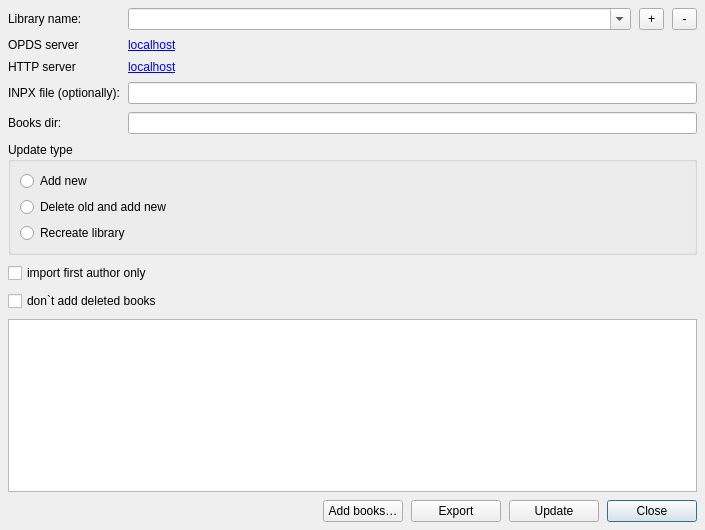
<?xml version="1.0" encoding="UTF-8"?>
<ui version="4.0">
 <class>LibrariesDlg</class>
 <widget class="QDialog" name="LibrariesDlg">
  <property name="windowModality">
   <enum>Qt::WindowModal</enum>
  </property>
  <property name="geometry">
   <rect>
    <x>0</x>
    <y>0</y>
    <width>705</width>
    <height>530</height>
   </rect>
  </property>
  <property name="windowTitle">
   <string>Add/Edit library</string>
  </property>
  <property name="modal">
   <bool>true</bool>
  </property>
  <layout class="QVBoxLayout" name="verticalLayout">
   <property name="spacing">
    <number>8</number>
   </property>
   <property name="leftMargin">
    <number>8</number>
   </property>
   <property name="topMargin">
    <number>8</number>
   </property>
   <property name="rightMargin">
    <number>8</number>
   </property>
   <property name="bottomMargin">
    <number>8</number>
   </property>
   <item>
    <layout class="QGridLayout" name="gridLayout">
     <item row="4" column="0">
      <widget class="QLabel" name="label_3">
       <property name="text">
        <string>Books dir:</string>
       </property>
      </widget>
     </item>
     <item row="2" column="1">
      <widget class="QLabel" name="HTTP">
       <property name="text">
        <string notr="true">&lt;a href=\&quot;localhost\&quot;&gt;localhost&lt;/a&gt;</string>
       </property>
       <property name="openExternalLinks">
        <bool>true</bool>
       </property>
      </widget>
     </item>
     <item row="0" column="0">
      <widget class="QLabel" name="label_4">
       <property name="text">
        <string>Library name:</string>
       </property>
      </widget>
     </item>
     <item row="1" column="0">
      <widget class="QLabel" name="label_5">
       <property name="text">
        <string>OPDS server</string>
       </property>
      </widget>
     </item>
     <item row="0" column="1">
      <layout class="QHBoxLayout" name="Name_layout">
       <item>
        <widget class="QComboBox" name="ExistingLibs">
         <property name="editable">
          <bool>true</bool>
         </property>
        </widget>
       </item>
       <item>
        <widget class="QToolButton" name="Add">
         <property name="maximumSize">
          <size>
           <width>25</width>
           <height>25</height>
          </size>
         </property>
         <property name="toolTip">
          <string>Add new library</string>
         </property>
         <property name="text">
          <string notr="true">+</string>
         </property>
        </widget>
       </item>
       <item>
        <widget class="QToolButton" name="Del">
         <property name="maximumSize">
          <size>
           <width>25</width>
           <height>25</height>
          </size>
         </property>
         <property name="toolTip">
          <string>Delete current library</string>
         </property>
         <property name="text">
          <string notr="true">-</string>
         </property>
        </widget>
       </item>
      </layout>
     </item>
     <item row="3" column="1">
      <widget class="QLineEdit" name="inpx"/>
     </item>
     <item row="4" column="1">
      <widget class="QLineEdit" name="BookDir"/>
     </item>
     <item row="2" column="0">
      <widget class="QLabel" name="label_6">
       <property name="text">
        <string>HTTP server</string>
       </property>
      </widget>
     </item>
     <item row="3" column="0">
      <widget class="QLabel" name="label_2">
       <property name="text">
        <string>INPX file (optionally):</string>
       </property>
      </widget>
     </item>
     <item row="1" column="1">
      <widget class="QLabel" name="OPDS">
       <property name="text">
        <string notr="true">&lt;a href=\&quot;localhost\&quot;&gt;localhost&lt;/a&gt;</string>
       </property>
       <property name="openExternalLinks">
        <bool>true</bool>
       </property>
       <property name="textInteractionFlags">
        <set>Qt::LinksAccessibleByKeyboard|Qt::LinksAccessibleByMouse</set>
       </property>
      </widget>
     </item>
    </layout>
   </item>
   <item>
    <widget class="QGroupBox" name="update_group">
     <property name="title">
      <string>Update type</string>
     </property>
     <layout class="QVBoxLayout" name="verticalLayout_2">
      <item>
       <widget class="QRadioButton" name="add_new">
        <property name="text">
         <string>Add new</string>
        </property>
       </widget>
      </item>
      <item>
       <widget class="QRadioButton" name="del_old">
        <property name="text">
         <string>Delete old and add new</string>
        </property>
       </widget>
      </item>
      <item>
       <widget class="QRadioButton" name="update_all">
        <property name="text">
         <string>Recreate library</string>
        </property>
       </widget>
      </item>
     </layout>
    </widget>
   </item>
   <item>
    <widget class="QCheckBox" name="firstAuthorOnly">
     <property name="sizePolicy">
      <sizepolicy hsizetype="Minimum" vsizetype="Fixed">
       <horstretch>0</horstretch>
       <verstretch>0</verstretch>
      </sizepolicy>
     </property>
     <property name="text">
      <string>import first author only</string>
     </property>
    </widget>
   </item>
   <item>
    <widget class="QCheckBox" name="checkwoDeleted">
     <property name="text">
      <string>don`t add deleted books</string>
     </property>
    </widget>
   </item>
   <item>
    <widget class="QListWidget" name="Log">
     <property name="focusPolicy">
      <enum>Qt::TabFocus</enum>
     </property>
    </widget>
   </item>
   <item>
    <layout class="QHBoxLayout" name="horizontalLayout">
     <item>
      <spacer name="horizontalSpacer">
       <property name="orientation">
        <enum>Qt::Horizontal</enum>
       </property>
       <property name="sizeHint" stdset="0">
        <size>
         <width>40</width>
         <height>20</height>
        </size>
       </property>
      </spacer>
     </item>
     <item>
      <widget class="QPushButton" name="btnAddBook">
       <property name="visible">
        <bool>false</bool>
       </property>
       <property name="text">
        <string>Add books…</string>
       </property>
      </widget>
     </item>
     <item>
      <widget class="QPushButton" name="btnExport">
       <property name="minimumSize">
        <size>
         <width>90</width>
         <height>0</height>
        </size>
       </property>
       <property name="text">
        <string>Export</string>
       </property>
      </widget>
     </item>
     <item>
      <widget class="QPushButton" name="btnUpdate">
       <property name="minimumSize">
        <size>
         <width>90</width>
         <height>0</height>
        </size>
       </property>
       <property name="text">
        <string>Update</string>
       </property>
      </widget>
     </item>
     <item>
      <widget class="QPushButton" name="btnCancel">
       <property name="minimumSize">
        <size>
         <width>90</width>
         <height>0</height>
        </size>
       </property>
       <property name="maximumSize">
        <size>
         <width>16777215</width>
         <height>16777215</height>
        </size>
       </property>
       <property name="text">
        <string>Close</string>
       </property>
       <property name="autoDefault">
        <bool>false</bool>
       </property>
       <property name="default">
        <bool>true</bool>
       </property>
      </widget>
     </item>
    </layout>
   </item>
  </layout>
 </widget>
 <tabstops>
  <tabstop>inpx</tabstop>
  <tabstop>BookDir</tabstop>
  <tabstop>Log</tabstop>
 </tabstops>
 <resources/>
 <connections>
  <connection>
   <sender>btnCancel</sender>
   <signal>clicked()</signal>
   <receiver>LibrariesDlg</receiver>
   <slot>reject()</slot>
   <hints>
    <hint type="sourcelabel">
     <x>685</x>
     <y>475</y>
    </hint>
    <hint type="destinationlabel">
     <x>346</x>
     <y>172</y>
    </hint>
   </hints>
  </connection>
 </connections>
</ui>
